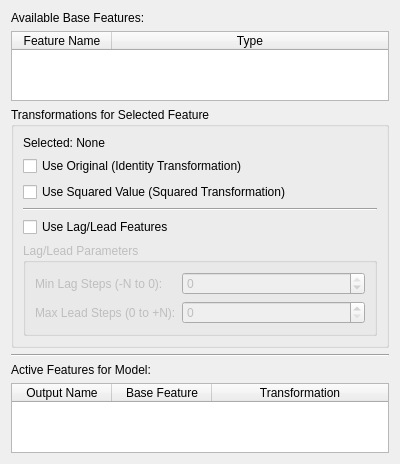
<?xml version="1.0" encoding="UTF-8"?>
<ui version="4.0">
 <class>FeatureProcessingWidget</class>
 <widget class="QWidget" name="FeatureProcessingWidget">
  <property name="geometry">
   <rect>
    <x>0</x>
    <y>0</y>
    <width>400</width>
    <height>450</height>
   </rect>
  </property>
  <property name="windowTitle">
   <string>Feature Processing</string>
  </property>
  <layout class="QVBoxLayout" name="mainVerticalLayout">
   <item>
    <widget class="QLabel" name="baseFeaturesLabel">
     <property name="text">
      <string>Available Base Features:</string>
     </property>
    </widget>
   </item>
   <item>
    <widget class="QTableWidget" name="baseFeatureTableWidget">
     <property name="sizePolicy">
      <sizepolicy hsizetype="Expanding" vsizetype="Expanding">
       <horstretch>0</horstretch>
       <verstretch>1</verstretch>
      </sizepolicy>
     </property>
     <property name="selectionMode">
      <enum>QAbstractItemView::SingleSelection</enum>
     </property>
     <property name="selectionBehavior">
      <enum>QAbstractItemView::SelectRows</enum>
     </property>
     <attribute name="horizontalHeaderStretchLastSection">
      <bool>true</bool>
     </attribute>
     <column>
      <property name="text">
       <string>Feature Name</string>
      </property>
     </column>
     <column>
      <property name="text">
       <string>Type</string>
      </property>
     </column>
    </widget>
   </item>
   <item>
    <widget class="QGroupBox" name="transformationsGroupBox">
     <property name="title">
      <string>Transformations for Selected Feature</string>
     </property>
     <layout class="QVBoxLayout" name="transformationsVLayout">
      <item>
       <widget class="QLabel" name="selectedFeatureNameLabel">
        <property name="text">
         <string>Selected: None</string>
        </property>
        <property name="wordWrap">
         <bool>true</bool>
        </property>
       </widget>
      </item>
      <item>
       <widget class="QCheckBox" name="identityTransformCheckBox">
        <property name="text">
         <string>Use Original (Identity Transformation)</string>
        </property>
       </widget>
      </item>
      <item>
       <widget class="QCheckBox" name="squaredTransformCheckBox">
        <property name="text">
         <string>Use Squared Value (Squared Transformation)</string>
        </property>
       </widget>
      </item>
      <item>
       <widget class="Line" name="separatorTransformations1">
        <property name="orientation">
         <enum>Qt::Horizontal</enum>
        </property>
       </widget>
      </item>
      <item>
       <widget class="QCheckBox" name="lagLeadTransformCheckBox">
        <property name="text">
         <string>Use Lag/Lead Features</string>
        </property>
       </widget>
      </item>
      <item>
       <widget class="QGroupBox" name="lagLeadParamsGroupBox">
        <property name="title">
         <string>Lag/Lead Parameters</string>
        </property>
        <property name="enabled">
         <bool>false</bool>
        </property>
        <layout class="QFormLayout" name="formLayout">
         <item row="0" column="0">
          <widget class="QLabel" name="minLagLabel">
           <property name="text">
            <string>Min Lag Steps (-N to 0):</string>
           </property>
          </widget>
         </item>
         <item row="0" column="1">
          <widget class="QSpinBox" name="minLagSpinBox">
           <property name="minimum">
            <number>-100</number>
           </property>
           <property name="maximum">
            <number>0</number>
           </property>
           <property name="value">
            <number>0</number>
           </property>
          </widget>
         </item>
         <item row="1" column="0">
          <widget class="QLabel" name="maxLeadLabel">
           <property name="text">
            <string>Max Lead Steps (0 to +N):</string>
           </property>
          </widget>
         </item>
         <item row="1" column="1">
          <widget class="QSpinBox" name="maxLeadSpinBox">
           <property name="minimum">
            <number>0</number>
           </property>
           <property name="maximum">
            <number>100</number>
           </property>
           <property name="value">
            <number>0</number>
           </property>
          </widget>
         </item>
        </layout>
       </widget>
      </item>
      <item>
       <spacer name="transformationsVerticalSpacer">
        <property name="orientation">
         <enum>Qt::Vertical</enum>
        </property>
        <property name="sizeHint" stdset="0">
         <size>
          <width>20</width>
          <height>10</height>
         </size>
        </property>
       </spacer>
      </item>
     </layout>
    </widget>
   </item>
   <item>
    <widget class="Line" name="separatorLine">
     <property name="orientation">
      <enum>Qt::Horizontal</enum>
     </property>
    </widget>
   </item>
   <item>
    <widget class="QLabel" name="activeFeaturesDisplayLabel">
     <property name="text">
      <string>Active Features for Model:</string>
     </property>
    </widget>
   </item>
   <item>
    <widget class="QTableWidget" name="activeFeaturesTableWidget">
     <property name="sizePolicy">
      <sizepolicy hsizetype="Expanding" vsizetype="Expanding">
       <horstretch>0</horstretch>
       <verstretch>1</verstretch>
      </sizepolicy>
     </property>
     <property name="editTriggers">
      <set>QAbstractItemView::NoEditTriggers</set>
     </property>
     <property name="selectionMode">
      <enum>QAbstractItemView::NoSelection</enum>
     </property>
     <attribute name="horizontalHeaderStretchLastSection">
      <bool>true</bool>
     </attribute>
     <column>
      <property name="text">
       <string>Output Name</string>
      </property>
     </column>
     <column>
      <property name="text">
       <string>Base Feature</string>
      </property>
     </column>
     <column>
      <property name="text">
       <string>Transformation</string>
      </property>
     </column>
    </widget>
   </item>
  </layout>
 </widget>
 <resources/>
 <connections/>
</ui> 
